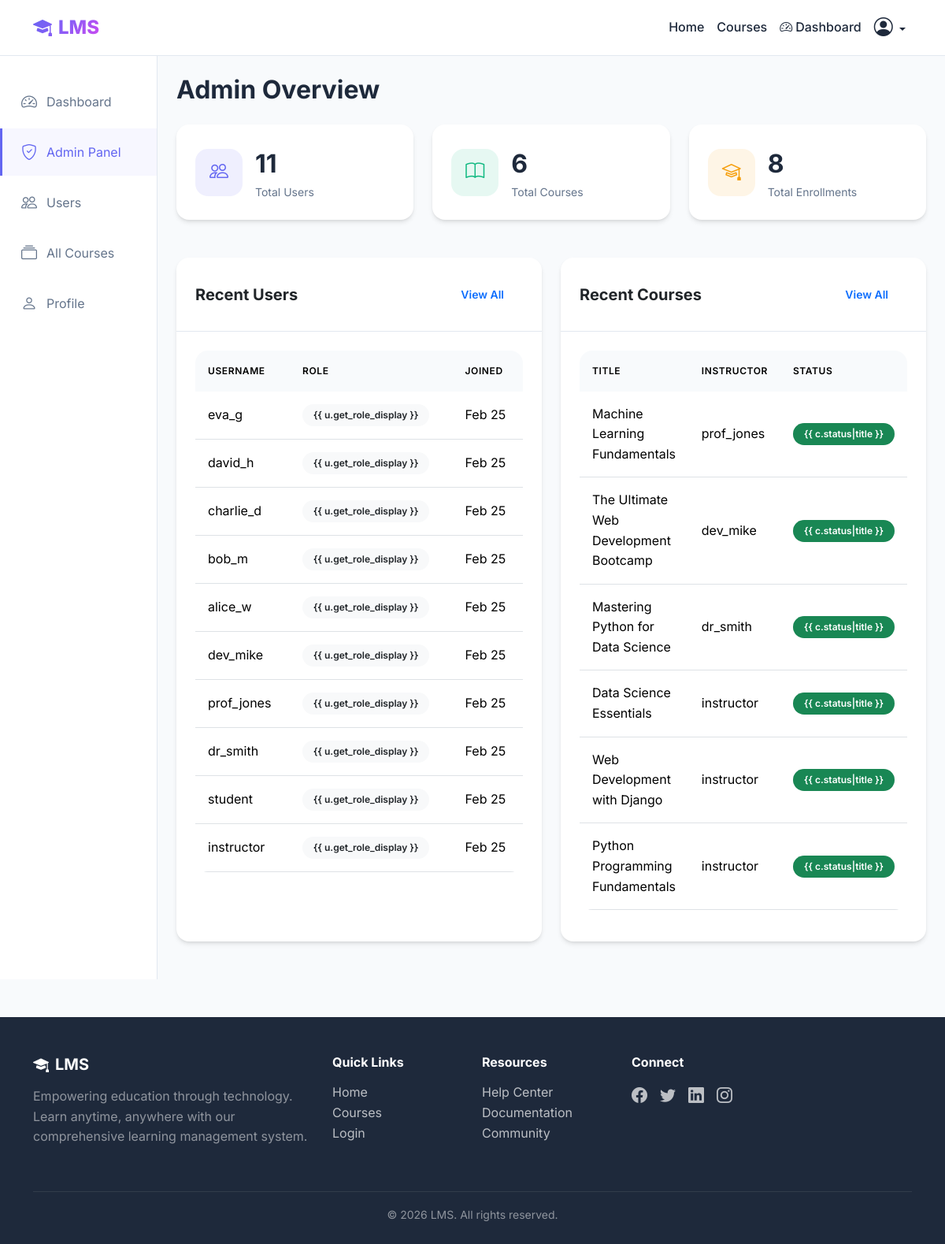
The page /courses/admin/dashboard/ (signed in) on the database its author committed.
### accounts/models.py (models this page shows, shortened)
class User(AbstractUser):
    ROLE_CHOICES = [
        ('admin', 'Admin'),
        ('instructor', 'Instructor'),
        ('student', 'Student'),
    ]
    role = models.CharField(max_length=20, choices=ROLE_CHOICES, default='student')
    email = models.EmailField(unique=True)
    profile_picture = models.ImageField(upload_to='profiles/', blank=True, null=True)
    bio = models.TextField(blank=True, null=True)
    phone_number = models.CharField(max_length=15, blank=True, null=True)
    date_of_birth = models.DateField(blank=True, null=True)
    reset_token = models.CharField(max_length=100, blank=True, null=True)
    reset_token_expiry = models.DateTimeField(blank=True, null=True)
    created_at = models.DateTimeField(auto_now_add=True)
    updated_at = models.DateTimeField(auto_now=True)
    def is_admin(self):
        return self.role == 'admin' or self.is_superuser

### courses/models.py (models this page shows, shortened)
class Course(models.Model):
    STATUS_CHOICES = [
        ('draft', 'Draft'),
        ('published', 'Published'),
        ('archived', 'Archived'),
    ]
    title = models.CharField(max_length=200)
    description = models.TextField()
    instructor = models.ForeignKey(User, on_delete=models.CASCADE, related_name='courses_taught', limit_choices_to={'role': 'instructor'})
    cover_image = models.ImageField(upload_to='courses/covers/', blank=True, null=True)
    category = models.CharField(max_length=100, blank=True, null=True)
    duration = models.CharField(max_length=50, help_text="e.g., '8 weeks', '3 months'")
    difficulty = models.CharField(max_length=20, choices=[
        ('beginner', 'Beginner'),
        ('intermediate', 'Intermediate'),
        ('advanced', 'Advanced'),
    ], default='beginner')
    status = models.CharField(max_length=20, choices=STATUS_CHOICES, default='draft')
    max_students = models.PositiveIntegerField(default=100)
    created_at = models.DateTimeField(auto_now_add=True)
    updated_at = models.DateTimeField(auto_now=True)
    class Meta:
        ordering = ['-created_at']

### courses/views.py (the view)
# urls.py: path('admin/dashboard/', views.admin_dashboard, name='admin_dashboard'),
@login_required
def admin_dashboard(request):
    if not request.user.is_admin():
        messages.error(request, 'Access denied.')
        return redirect('dashboard')
    context = {
        'total_users': User.objects.count(),
        'total_courses': Course.objects.count(),
        'total_enrollments': Enrollment.objects.count(),
        'recent_users': User.objects.order_by('-created_at')[:10],
        'recent_courses': Course.objects.order_by('-created_at')[:10],
    }
    return render(request, 'courses/admin_dashboard.html', context)

### templates/courses/admin_dashboard.html (shortened to what this page needs)
{% extends 'base.html' %}
{% block content %}
<div class="container-fluid">
    <div class="row">
        <div class="col-lg-2 col-md-3 dashboard-sidebar">
            <ul class="sidebar-menu">
                <li>
                    <a href="{% url 'dashboard' %}">
                        <i class="bi bi-speedometer2"></i> Dashboard
                    </a>
                </li>
                <li>
                    <a href="{% url 'admin_dashboard' %}" class="active">
                        <i class="bi bi-shield-check"></i> Admin Panel
                    </a>
                </li>
                <li>
                    <a href="{% url 'manage_users' %}">
                        <i class="bi bi-people"></i> Users
                    </a>
                </li>
                <li>
                    <a href="{% url 'manage_courses' %}">
                        <i class="bi bi-collection"></i> All Courses
                    </a>
                </li>
                <li>
                    <a href="{% url 'profile' %}">
                        <i class="bi bi-person"></i> Profile
                    </a>
                </li>
            </ul>
        </div>
        <div class="col-lg-10 col-md-9 py-4">
            <div class="container">
                <h2 class="fw-bold mb-4">Admin Overview</h2>
                <div class="row g-4 mb-5">
                    <div class="col-md-4">
                        <div class="stat-card">
                            <div class="stat-icon primary">
                                <i class="bi bi-people"></i>
                            </div>
                            <div>
                                <div class="stat-value">{{ total_users }}</div>
                                <div class="stat-label">Total Users</div>
                            </div>
                        </div>
                    </div>
                    <div class="col-md-4">
                        <div class="stat-card">
                            <div class="stat-icon success">
                                <i class="bi bi-book"></i>
                            </div>
                            <div>
                                <div class="stat-value">{{ total_courses }}</div>
                                <div class="stat-label">Total Courses</div>
                            </div>
                        </div>
                    </div>
                    <div class="col-md-4">
                        <div class="stat-card">
                            <div class="stat-icon warning">
                                <i class="bi bi-mortarboard"></i>
                            </div>
                            <div>
                                <div class="stat-value">{{ total_enrollments }}</div>
                                <div class="stat-label">Total Enrollments</div>
                            </div>
                        </div>
                    </div>
                </div>
                <div class="row">
                    <div class="col-md-6 mb-4">
                        <div class="card h-100">
                            <div class="card-header d-flex justify-content-between align-items-center">
                                <h5 class="fw-bold mb-0">Recent Users</h5>
                                <a href="{% url 'manage_users' %}" class="btn btn-sm btn-outline-primary">View All</a>
                            </div>
                            <div class="card-body">
                                <div class="table-responsive">
                                    <table class="table table-sm">
                                        <thead>
                                            <tr>
                                                <th>Username</th>
                                                <th>Role</th>
                                                <th>Joined</th>
                                            </tr>
                                        </thead>
                                        <tbody>
                                            {% for u in recent_users %}
                                            <tr>
                                                <td>{{ u.username }}</td>
                                                <td><span class="badge bg-light text-dark">{{ u.get_role_display
                                                        }}</span></td>
                                                <td>{{ u.date_joined|date:"M d" }}</td>
                                            </tr>
                                            {% endfor %}
                                        </tbody>
                                    </table>
                                </div>
                            </div>
                        </div>
                    </div>
                    <div class="col-md-6 mb-4">
                        <div class="card h-100">
                            <div class="card-header d-flex justify-content-between align-items-center">
                                <h5 class="fw-bold mb-0">Recent Courses</h5>
                                <a href="{% url 'manage_courses' %}" class="btn btn-sm btn-outline-primary">View All</a>
                            </div>
                            <div class="card-body">
                                <div class="table-responsive">
                                    <table class="table table-sm">
                                        <thead>
                                            <tr>
                                                <th>Title</th>
                                                <th>Instructor</th>
                                                <th>Status</th>
                                            </tr>
                                        </thead>
                                        <tbody>
                                            {% for c in recent_courses %}
                                            <tr>
                                                <td>{{ c.title }}</td>
                                                <td>{{ c.instructor.username }}</td>
                                                <td><span
                                                        class="badge {% if c.status == 'published' %}bg-success{% else %}bg-warning text-dark{% endif %}">{{
                                                        c.status|title }}</span></td>
                                            </tr>
                                            {% endfor %}
                                        </tbody>
                                    </table>
                                </div>
                            </div>
                        </div>
                    </div>
                </div>
            </div>
        </div>
    </div>
</div>
{% endblock %}

### static/css/styles.css (style rules this page uses)
:root { --primary: #6366f1; --primary-dark: #4f46e5; --primary-light: #818cf8; --secondary: #10b981; --accent: #f59e0b; --danger: #ef4444; --dark: #1e293b; --light: #f8fafc; --gray: #64748b; --gray-light: #e2e8f0; --gradient-1: linear-gradient(135deg, #6366f1 0%, #8b5cf6 50%, #d946ef 100%); --gradient-2: linear-gradient(135deg, #10b981 0%, #06b6d4 100%); --shadow-sm: 0 1px 2px 0 rgb(0 0 0 / 0.05); --shadow: 0 4px 6px -1px rgb(0 0 0 / 0.1), 0 2px 4px -2px rgb(0 0 0 / 0.1); --shadow-lg: 0 10px 15px -3px rgb(0 0 0 / 0.1), 0 4px 6px -4px rgb(0 0 0 / 0.1); --shadow-xl: 0 20px 25px -5px rgb(0 0 0 / 0.1), 0 8px 10px -6px rgb(0 0 0 / 0.1); }
* { margin: 0; padding: 0; box-sizing: border-box; }
body { font-family: 'Inter', -apple-system, BlinkMacSystemFont, 'Segoe UI', Roboto, sans-serif; background: var(--light); color: var(--dark); line-height: 1.6; min-height: 100vh; }
.btn { font-weight: 600; padding: 0.75rem 1.5rem; border-radius: 0.75rem; transition: all 0.3s ease; border: none; }
.card { background: white; border-radius: 1rem; border: none; box-shadow: var(--shadow); transition: all 0.3s ease; overflow: hidden; }
.card-header { background: transparent; border-bottom: 1px solid var(--gray-light); padding: 1.5rem; }
.card-body { padding: 1.5rem; }
.stat-card { background: white; border-radius: 1rem; padding: 1.5rem; box-shadow: var(--shadow); display: flex; align-items: center; gap: 1rem; }
.stat-icon { width: 60px; height: 60px; border-radius: 1rem; display: flex; align-items: center; justify-content: center; font-size: 1.5rem; }
.stat-icon.primary { background: rgba(99, 102, 241, 0.1); color: var(--primary); }
.stat-icon.success { background: rgba(16, 185, 129, 0.1); color: var(--secondary); }
.stat-icon.warning { background: rgba(245, 158, 11, 0.1); color: var(--accent); }
.stat-value { font-size: 2rem; font-weight: 700; color: var(--dark); }
.stat-label { color: var(--gray); font-size: 0.875rem; }
.dashboard-sidebar { background: white; min-height: calc(100vh - 70px); border-right: 1px solid var(--gray-light); padding: 1.5rem 0; }
.sidebar-menu { list-style: none; padding: 0; }
.sidebar-menu li { margin: 0.25rem 0; }
.sidebar-menu a { display: flex; align-items: center; gap: 0.75rem; padding: 0.875rem 1.5rem; color: var(--gray); text-decoration: none; transition: all 0.3s ease; border-left: 3px solid transparent; }
.sidebar-menu a:hover, .sidebar-menu a.active { color: var(--primary); background: rgba(99, 102, 241, 0.05); border-left-color: var(--primary); }
.sidebar-menu i { font-size: 1.25rem; }
.table { background: white; border-radius: 1rem; overflow: hidden; }
.table thead th { background: var(--light); font-weight: 600; text-transform: uppercase; font-size: 0.75rem; letter-spacing: 0.05em; padding: 1rem; border: none; }
.table tbody td { padding: 1rem; vertical-align: middle; }
.badge { padding: 0.5rem 0.875rem; border-radius: 2rem; font-weight: 600; font-size: 0.75rem; }

### rows shown on the page
User: username "eva_g", date_joined "Feb 25"
User: username "david_h", date_joined "Feb 25"
User: username "charlie_d", date_joined "Feb 25"
User: username "bob_m", date_joined "Feb 25"
User: username "alice_w", date_joined "Feb 25"
User: username "dev_mike", date_joined "Feb 25"
User: username "prof_jones", date_joined "Feb 25"
User: username "dr_smith", date_joined "Feb 25"
User: username "student", date_joined "Feb 25"
User: username "instructor", date_joined "Feb 25"
Course: title "Machine Learning Fundamentals", instructor.username "prof_jones"
Course: title "The Ultimate Web Development Bootcamp", instructor.username "dev_mike"
Course: title "Mastering Python for Data Science", instructor.username "dr_smith"
Course: title "Data Science Essentials", instructor.username "instructor"
Course: title "Web Development with Django", instructor.username "instructor"
Course: title "Python Programming Fundamentals", instructor.username "instructor"

### other values the page prints
{{ total_users }} "11"
{{ total_courses }} "6"
{{ total_enrollments }} "8"
